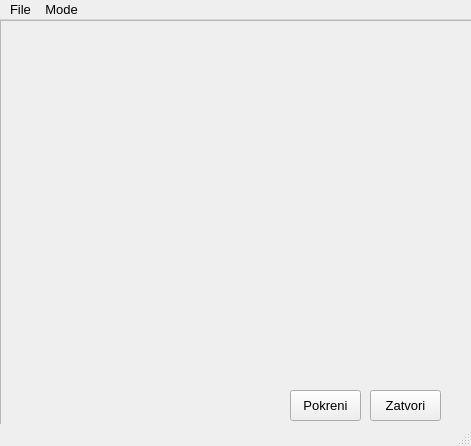
<?xml version="1.0" encoding="UTF-8"?>
<ui version="4.0">
 <class>MainWindow</class>
 <widget class="QMainWindow" name="MainWindow">
  <property name="geometry">
   <rect>
    <x>0</x>
    <y>0</y>
    <width>471</width>
    <height>446</height>
   </rect>
  </property>
  <property name="font">
   <font>
    <family>Segoe UI</family>
    <pointsize>10</pointsize>
   </font>
  </property>
  <property name="windowTitle">
   <string>MainWindow</string>
  </property>
  <widget class="QWidget" name="centralwidget">
   <widget class="QFrame" name="mainFrame">
    <property name="geometry">
     <rect>
      <x>0</x>
      <y>0</y>
      <width>472</width>
      <height>410</height>
     </rect>
    </property>
    <property name="sizePolicy">
     <sizepolicy hsizetype="Fixed" vsizetype="Fixed">
      <horstretch>0</horstretch>
      <verstretch>0</verstretch>
     </sizepolicy>
    </property>
    <property name="minimumSize">
     <size>
      <width>472</width>
      <height>410</height>
     </size>
    </property>
    <property name="maximumSize">
     <size>
      <width>472</width>
      <height>410</height>
     </size>
    </property>
    <property name="font">
     <font>
      <family>Segoe UI</family>
      <pointsize>10</pointsize>
     </font>
    </property>
    <property name="autoFillBackground">
     <bool>false</bool>
    </property>
    <property name="styleSheet">
     <string notr="true"/>
    </property>
    <property name="frameShape">
     <enum>QFrame::StyledPanel</enum>
    </property>
    <property name="frameShadow">
     <enum>QFrame::Raised</enum>
    </property>
    <widget class="QPushButton" name="exit_btn">
     <property name="geometry">
      <rect>
       <x>370</x>
       <y>370</y>
       <width>71</width>
       <height>31</height>
      </rect>
     </property>
     <property name="text">
      <string>Zatvori</string>
     </property>
    </widget>
    <widget class="QPushButton" name="run_btn">
     <property name="geometry">
      <rect>
       <x>290</x>
       <y>370</y>
       <width>71</width>
       <height>31</height>
      </rect>
     </property>
     <property name="text">
      <string>Pokreni</string>
     </property>
    </widget>
    <widget class="QStackedWidget" name="ui_stack">
     <property name="geometry">
      <rect>
       <x>0</x>
       <y>10</y>
       <width>451</width>
       <height>351</height>
      </rect>
     </property>
     <widget class="QWidget" name="page"/>
     <widget class="QWidget" name="page_2"/>
    </widget>
   </widget>
  </widget>
  <widget class="QMenuBar" name="menubar">
   <property name="geometry">
    <rect>
     <x>0</x>
     <y>0</y>
     <width>471</width>
     <height>23</height>
    </rect>
   </property>
   <widget class="QMenu" name="menuFile">
    <property name="title">
     <string>File</string>
    </property>
    <widget class="QMenu" name="menuClear">
     <property name="title">
      <string>Clear</string>
     </property>
     <addaction name="actionClear_All"/>
     <addaction name="actionClear_Current_Tab"/>
    </widget>
    <addaction name="actionNew_Project"/>
    <addaction name="actionOpen_Project"/>
    <addaction name="actionSave_Project"/>
    <addaction name="separator"/>
    <addaction name="menuClear"/>
   </widget>
   <widget class="QMenu" name="menuMode">
    <property name="title">
     <string>Mode</string>
    </property>
    <widget class="QMenu" name="menu1D">
     <property name="title">
      <string>1D</string>
     </property>
     <addaction name="action1D_Free_Network_Adjustment"/>
     <addaction name="action1D_Network_Adjustment"/>
     <addaction name="action1D_Network_Analysis"/>
    </widget>
    <widget class="QMenu" name="menu2D">
     <property name="title">
      <string>2D</string>
     </property>
     <addaction name="action2D_Free_Network_Adjustment"/>
     <addaction name="action2D_Network_Adjustment"/>
     <addaction name="action2D_Network_Analysis"/>
    </widget>
    <addaction name="menu1D"/>
    <addaction name="menu2D"/>
   </widget>
   <addaction name="menuFile"/>
   <addaction name="menuMode"/>
  </widget>
  <widget class="QStatusBar" name="statusbar"/>
  <action name="action1D_Free_Network_Adjustment">
   <property name="text">
    <string>Free Network Adjustment</string>
   </property>
  </action>
  <action name="action1D_Network_Adjustment">
   <property name="text">
    <string>Network Adjustment</string>
   </property>
  </action>
  <action name="action1D_Network_Analysis">
   <property name="text">
    <string>Network Analysis</string>
   </property>
  </action>
  <action name="action2D_Free_Network_Adjustment">
   <property name="text">
    <string>Free Network Adjustment</string>
   </property>
  </action>
  <action name="action2D_Network_Adjustment">
   <property name="text">
    <string>Network Adjustment</string>
   </property>
  </action>
  <action name="action2D_Network_Analysis">
   <property name="text">
    <string>Network Analysis</string>
   </property>
  </action>
  <action name="actionNew_Project">
   <property name="text">
    <string>New Project</string>
   </property>
  </action>
  <action name="actionOpen_Project">
   <property name="text">
    <string>Open Project</string>
   </property>
  </action>
  <action name="actionSave_Project">
   <property name="text">
    <string>Save Project</string>
   </property>
  </action>
  <action name="actionClear_All">
   <property name="text">
    <string>Clear All</string>
   </property>
  </action>
  <action name="actionClear_Current_Tab">
   <property name="text">
    <string>Clear Current Tab</string>
   </property>
  </action>
 </widget>
 <resources/>
 <connections/>
</ui>
